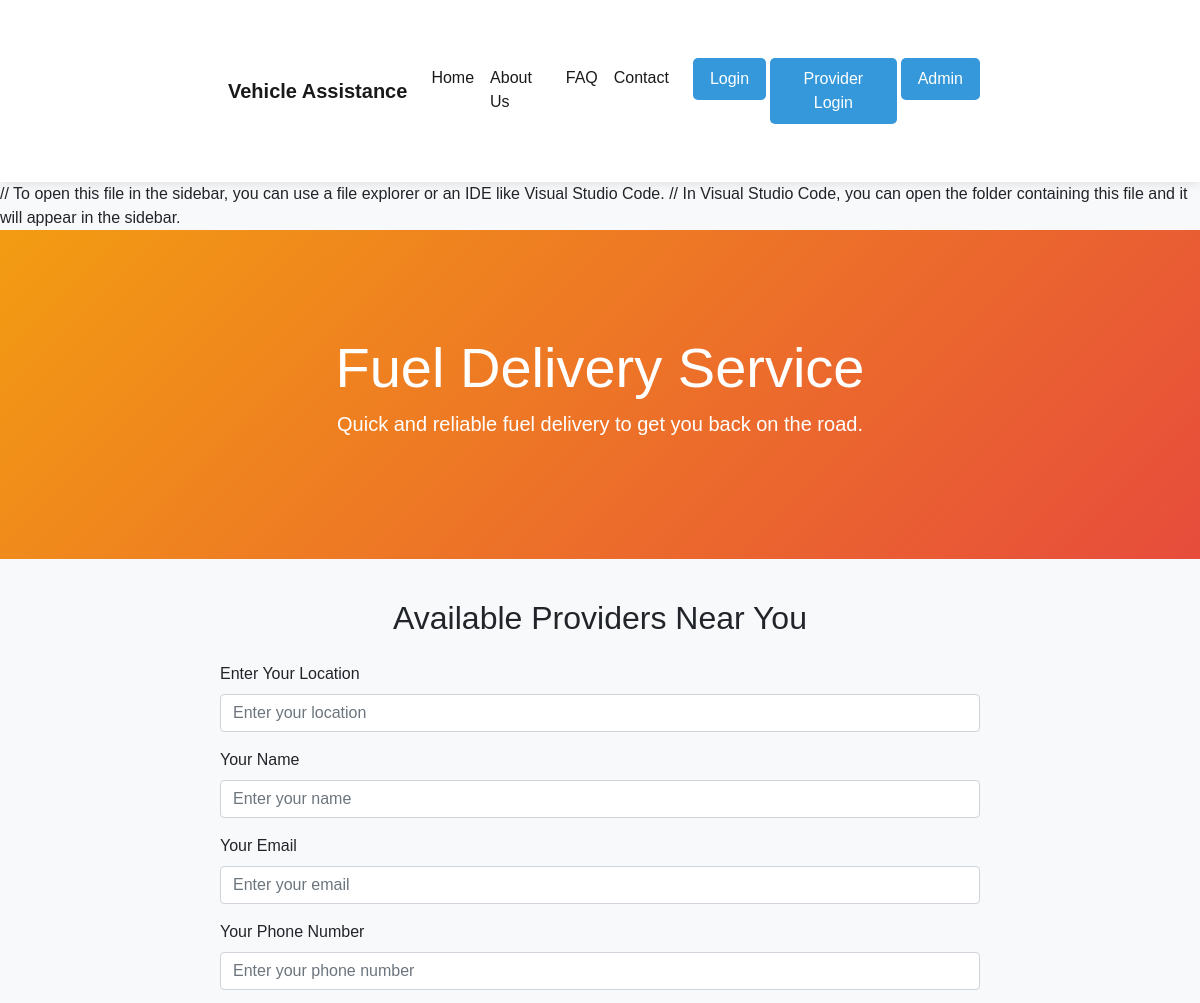
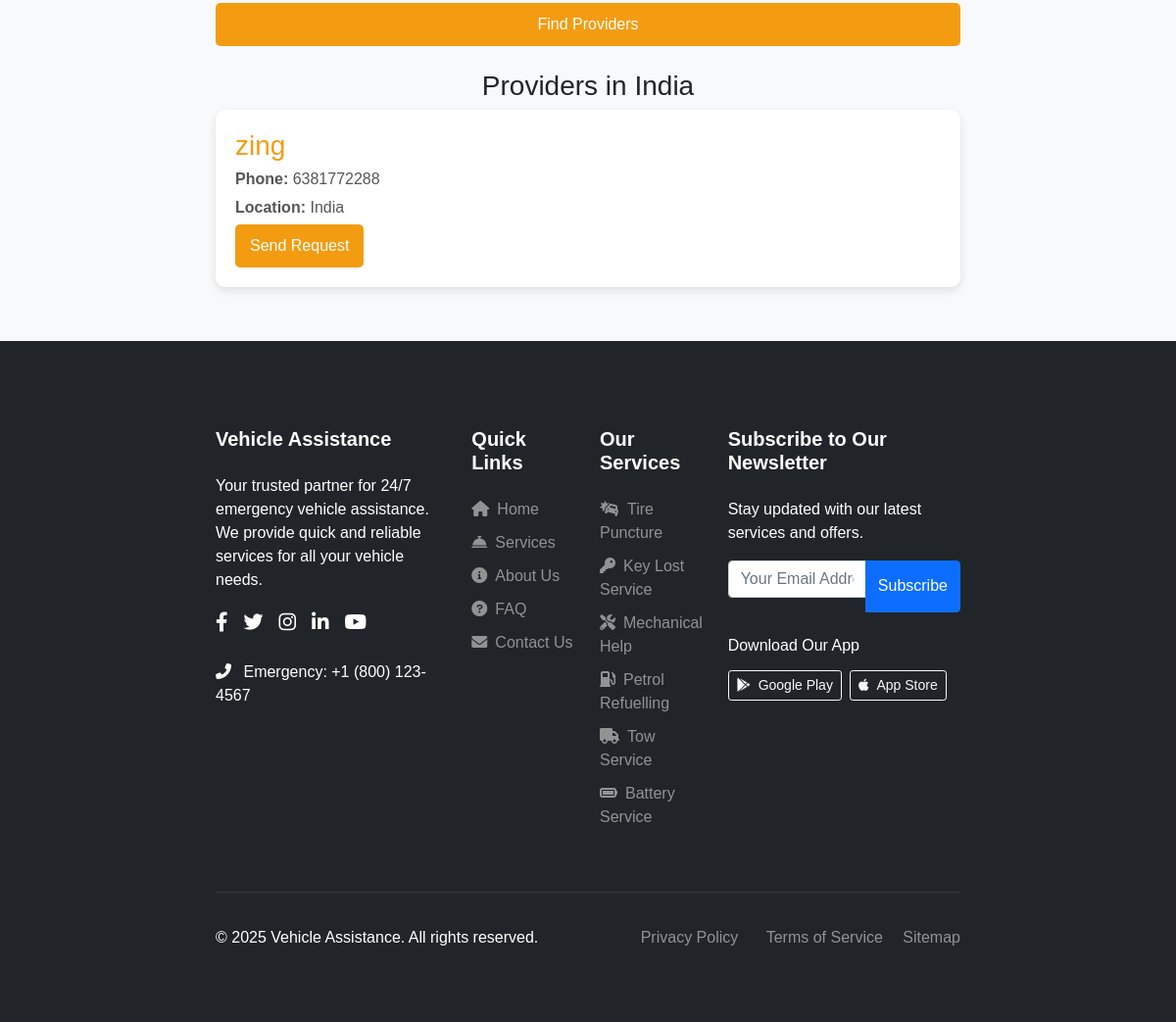
Page /fuel_delivery.php?location=India on the committed database (2 pictures, top to bottom).
### tables this page shows
CREATE TABLE `service_providers` (
  `id` int(11) NOT NULL,
  `company_name` varchar(255) NOT NULL,
  `license` varchar(255) NOT NULL,
  `phone` varchar(15) NOT NULL,
  `location` varchar(255) NOT NULL,
  `bank_account` varchar(255) NOT NULL,
  `password` varchar(255) NOT NULL,
  `service_provided` varchar(255) NOT NULL
);

### fuel_delivery.php (the view, shortened to what this page needs)
<?php
include 'header.php';
include 'database.php';
?>
<!DOCTYPE html>
<html lang="en">
<head>
    <link rel="stylesheet" href="style.css">
    <link rel="stylesheet" href="https://cdn.jsdelivr.net/npm/bootstrap@5.1.3/dist/css/bootstrap.min.css">
</head>
<body>
    <div class="hero-section">
        <div class="container">
            <h1 class="display-4">Fuel Delivery Service</h1>
            <p class="lead">Quick and reliable fuel delivery to get you back on the road.</p>
        </div>
    </div>
    <div class="container">
        <h2 class="text-center mb-4">Available Providers Near You</h2>
        <form method="GET" action="" class="request-form">
            <div class="mb-3">
                <label for="location" class="form-label">Enter Your Location</label>
                <input type="text" class="form-control" id="location" name="location" placeholder="Enter your location" required>
            </div>
            <div class="mb-3">
                <label for="customer_name" class="form-label">Your Name</label>
                <input type="text" class="form-control" id="customer_name" name="customer_name" placeholder="Enter your name" required>
            </div>
            <div class="mb-3">
                <label for="customer_email" class="form-label">Your Email</label>
                <input type="email" class="form-control" id="customer_email" name="customer_email" placeholder="Enter your email" required>
            </div>
            <div class="mb-3">
                <label for="customer_phone" class="form-label">Your Phone Number</label>
                <input type="tel" class="form-control" id="customer_phone" name="customer_phone" placeholder="Enter your phone number" required>
            </div>
            <button type="submit" class="btn btn-request w-100">Find Providers</button>
        </form>
        <?php
        $user_location = $_GET['location'] ?? '';
        if ($user_location) {
            $sql = "SELECT * FROM service_providers WHERE service_provided LIKE ? AND location = ?";
            $stmt = $conn->prepare($sql);
            $service = '%fuel delivery%';
            $stmt->bind_param("ss", $service, $user_location);
            $stmt->execute();
            $result = $stmt->get_result();
            if ($result->num_rows > 0) {
                $providers = $result->fetch_all(MYSQLI_ASSOC);
                echo "<h3 class='text-center mt-4'>Providers in " . htmlspecialchars($user_location) . "</h3>";
                foreach ($providers as $provider) {
                    echo "<div class='provider'>";
                    echo "<h3>" . htmlspecialchars($provider['company_name']) . "</h3>";
                    echo "<p><strong>Phone:</strong> " . htmlspecialchars($provider['phone']) . "</p>";
                    echo "<p><strong>Location:</strong> " . htmlspecialchars($provider['location']) . "</p>";
                    echo "<form method='POST' action=''>";
                    echo "<button type='submit' class='btn btn-request'>Send Request</button>";
                    echo "</form>";
                    echo "</div>";
                }
            } else {
                echo "<p class='no-providers'>No fuel delivery service providers found near your location.</p>";
            }
        } else {
            echo "<p class='no-providers'>Please provide your location to find nearby providers.</p>";
        }
        ?>
    </div>
</body>
<?php include 'footer.php'; ?>
</html>

### style.css (style rules this page uses)
body { font-family: 'Poppins', Arial, sans-serif; background-color: #f8f9fa; color: #333; }
h1 { text-align: center; }
.hero-section { background: linear-gradient(135deg, #3498db, #2ecc71); color: white; padding: 4rem 0; text-align: center; }
.form-control, .btn-custom { margin-bottom: 15px; }
.provider { background: white; border-radius: 10px; box-shadow: 0px 4px 10px rgba(0, 0, 0, 0.1); padding: 20px; margin-bottom: 15px; }
.provider h3 { margin: 0; color: #f39c12; }
.provider p { margin: 5px 0; color: #555; }

### header.php (style rules this page uses)
.hero-section { background: linear-gradient(135deg, #3498db, #2ecc71); position: relative; overflow: hidden; padding: 4rem 0; color: white; text-align: center; }

### fuel_delivery.php (style rules this page uses)
body { font-family: 'Poppins', sans-serif; background-color: #f8f9fa; }
.hero-section { background: linear-gradient(135deg, #f39c12, #e74c3c); color: white; padding: 4rem 0; text-align: center; }
.container { max-width: 800px; margin: 20px auto; padding: 20px; }
.provider { background: white; border-radius: 10px; box-shadow: 0px 4px 10px rgba(0, 0, 0, 0.1); padding: 20px; margin-bottom: 15px; }
.provider h3 { margin: 0; color: #f39c12; }
.provider p { margin: 5px 0; color: #555; }
.btn-request { background-color: #f39c12; color: white; border: none; border-radius: 5px; padding: 10px 15px; font-size: 1rem; }

### rows in the picture
service_providers: company_name "zing", phone "6381772288", location "India"

### other values in the picture
$user_location "India"
